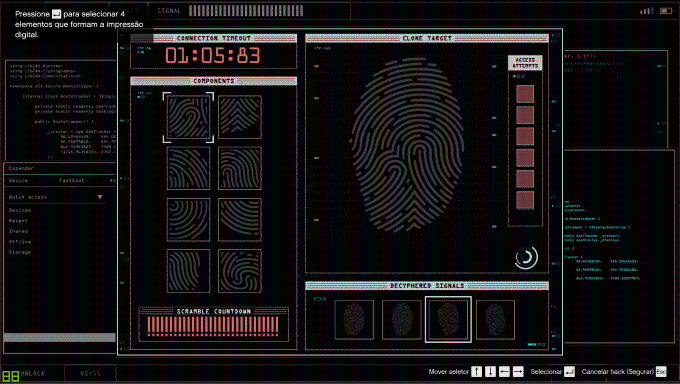
#> input picture making/randomFiles/3.png, 1360 x 768 px (shown at 1/2 size)
$ python answer5.py
#> lines starting #> are read from the running program, lines starting #| are printed output that depends on the picture; after the words box and inside, x2 and y2 are one past the last pixel; in counts of white or black regions, pixels touching at a corner belong together
from PIL import ImageGrab
from PIL import Image # test
from time import sleep	# test
import numpy as np
import cv2

# sleep(2)

def get_imgs_parts(img):
	threshold = img
	# _, threshold = cv2.threshold(img, 30, 255, cv2.THRESH_BINARY)
	contours,hier = cv2.findContours(threshold, cv2.RETR_TREE, cv2.CHAIN_APPROX_NONE)
	# add perimeter to contours
	width, height = img.shape
	per_contours = []
	for i in range(len(contours)):
		cnt = contours[i]
		perimeter = cv2.arcLength(cnt,True)
		if hier[0,i,3] == -1 and perimeter > width//2 and perimeter < width*11//12:
			per_contours.append( (perimeter, cnt) )
	# cv2.drawContours(img, nada, -1, (255,255,255))
	# cv2.imshow('conts', img)
	# cv2.waitKey(0)

	# sort by perimeter
	per_contours.sort(key=(lambda x: x[0]))
	# find the 8 contours with the min difference between
	seq_i = 0
	seq_difference = 9999
	for i in range(len(per_contours)-8):
		difference = per_contours[i+8][0] - per_contours[i][0]
		# divide by the high value, so difference is related to the number
		# otherwise the first values would be the smallest
		difference /= per_contours[i][0]
		if difference < seq_difference:
			seq_i = i
			seq_difference = difference
	# select just the digital rects
	rect_contours = per_contours[seq_i:seq_i+8]
	# remove the perimeter
	for i in range(len(rect_contours)): rect_contours[i] = rect_contours[i][1]

	# draw the contours in the original image # test
	for cnt in rect_contours:
		cv2.drawContours(img, cnt, -1, (200, 200, 0), 2)
	# show the image
	cv2.imshow('Contours', img)
	cv2.waitKey(0)
	cv2.destroyAllWindows()

	# crop without the margin
	imgs_parts = []
	for i in range(len(rect_contours)):
		c = rect_contours[i]
		x,y,w,h = cv2.boundingRect(c)
		# remove the margin
		margin = 6
		x += margin
		y += margin
		w -= margin*2
		h -= margin*2
		# crop
		img_part = img[y:y+h, x:x+w]
		# add (x, y, img)
		imgs_parts.append( (x, y, img_part) )
	# sort by y then by x (y*10 + x)
	imgs_parts.sort(key=(lambda i: i[1]*10 + i[0]))
	# remove the x y
	for i in range(len(imgs_parts)): imgs_parts[i] = imgs_parts[i][2]
	# [8 lines of commented-out code are left out]
	return imgs_parts

def save_seq_file(belongs):
	with open('answers.txt', 'w') as file:
		# start up left
		last_i = 0	# line
		last_j = 0	# column
		for curr_i in range(4):		# each line
			for curr_j in range(2):	# each column
				if belongs[curr_i*2 + curr_j]:
					# see how much it move since last
					move_lines = curr_i - last_i
					move_columns = curr_j - last_j
					# write in file
					for _ in range(move_lines):
						file.write('Down\n')
					if move_columns > 0:
						file.write('Right\n')
					elif move_columns < 0:
						file.write('Left\n')
					# hit enter
					file.write('Enter\n')
					# updates last i and j
					last_i = curr_i
					last_j = curr_j

def main():
	# img = ImageGrab.grab()	# screenshot
	img = Image.open('3.png', 'r')	# test
#> img is the input picture: PIL image 1360x768 RGB; mean R, G, B 20.6, 19.2, 19.3

	# [4 lines of commented-out code are left out]


	img_np = np.array(img) # array obtained from conversion
	frame = cv2.cvtColor(img_np, cv2.COLOR_BGR2GRAY)
	_, frame = cv2.threshold(frame, 34, 255, cv2.THRESH_BINARY) # test
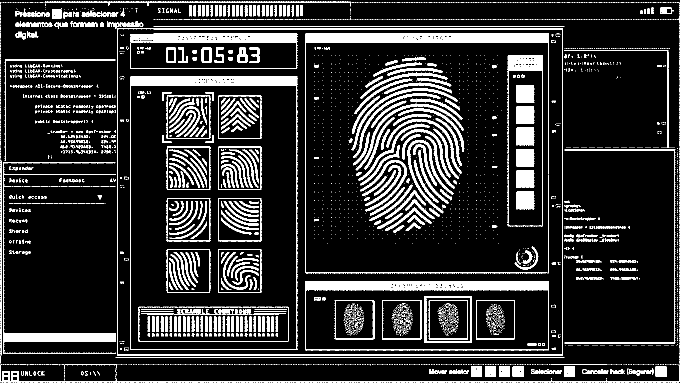
#> frame: shape (768, 1360) (shown at 1/2 size); 15.1% white; 4175 white regions (3662 under 20 px)

	frame = cv2.resize(frame, (1600, 900))
#> frame: shape (900, 1600)
	# frame =  cv2.resize(frame, (1800, 900))

	# crops image in parts and finger
	height, width = frame.shape
#> height = 900; width = 1600
	parts_image = frame[int(height*0.2):int(height*0.8), int(width*0.2):int(width*0.45)]
	finger_image = frame[int(height*0.1):int(height*0.7), int(width*0.45):int(width*0.75)]
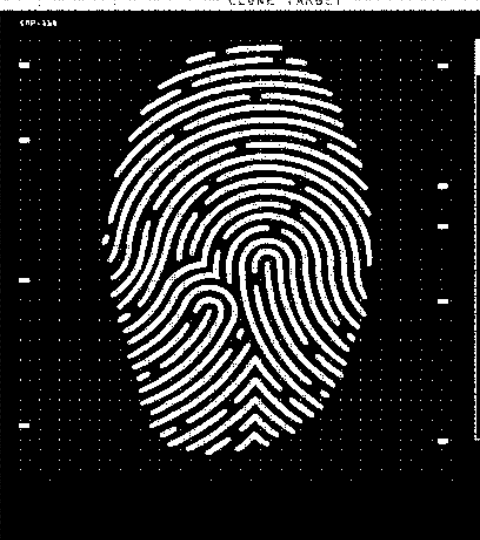
#> finger_image: shape (540, 480); min 0, max 255, mean 43.8
	# cv2.imwrite('finger_image.png', finger_image)	# test

	imgs_parts = get_imgs_parts(parts_image)
#> in get_imgs_parts, `contours,hier = cv2.findContours(threshold, cv2.RETR_TREE, cv2.CHAIN_A..`: contours = 161 contours, 31 with area under 20; largest, box (x1, y1, x2, y2) and area: (71, 283, 176, 387) 10680, (192, 283, 296, 387) 10598, (71, 163, 176, 266) 10575, (71, 43, 176, 146) 10574, (71, 403, 176, 506) 10568
#> the loop in get_imgs_parts, `for i in range(len(contours)):` made 161 passes
#> perimeter on passes 1 to 3: 725.7, 129.8, 408.8
#> after the loop in get_imgs_parts, `for i in range(len(contours)):`: per_contours = 8 items
#> after the loop in get_imgs_parts, `for i in range(len(per_contours)-8):`: seq_difference = 9999; seq_i = 0
#> in get_imgs_parts, `rect_contours = per_contours[seq_i:seq_i+8]`: rect_contours = 8 items
#> the loop in get_imgs_parts, `for i in range(len(rect_contours)): rect_contours[i] = rect_contours[i..` made 8 passes
#> after the loop in get_imgs_parts, `for i in range(len(rect_contours)): rect_contours[i] = rect_contours[i..`: rect_contours = 8 contours; box (x1, y1, x2, y2) and area: (71, 283, 176, 387) 10680, (192, 283, 296, 387) 10598, (71, 163, 176, 266) 10575, (71, 43, 176, 146) 10574, (71, 403, 176, 506) 10568, (192, 403, 296, 506) 10504, (192, 43, 296, 146) 10504, (192, 163, 296, 266) 10502
#> the loop in get_imgs_parts, `for cnt in rect_contours:` made 8 passes
#> after the loop in get_imgs_parts, `for cnt in rect_contours:`:
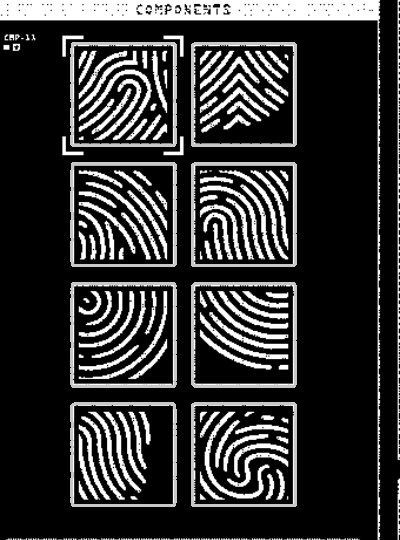
#> img: shape (540, 400); min 0, max 255, mean 51.1
#> the loop in get_imgs_parts, `for i in range(len(rect_contours)):` made 8 passes
#> (x, y, w, h) on passes 1 to 8: (198, 49, 92, 91), (198, 409, 92, 91), (198, 169, 92, 91), (198, 289, 92, 92), (77, 169, 93, 91), (77, 409, 93, 91), (77, 49, 93, 91), (77, 289, 93, 92)
#> pass 1, in get_imgs_parts, `img_part = img[y:y+h, x:x+w]`:
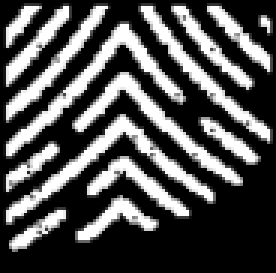
#> img_part: shape (91, 92) (shown 3 times larger); min 0, max 255, mean 81.4
#> pass 3, in get_imgs_parts, `img_part = img[y:y+h, x:x+w]`:
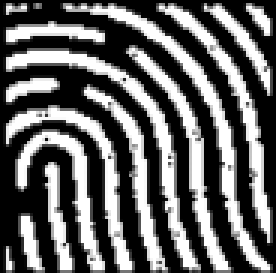
#> img_part: shape (91, 92) (shown 3 times larger); min 0, max 255, mean 101.4
#> after the loop in get_imgs_parts, `for i in range(len(rect_contours)):`: imgs_parts = 8 items
#> the loop in get_imgs_parts, `for i in range(len(imgs_parts)): imgs_parts[i] = imgs_parts[i][2]` made 8 passes
#> imgs_parts = 8 items

	belongs = [False for _ in range(len(imgs_parts))]
#> belongs = [False, False, False, False, False, False, False, False]
	for i in range(len(imgs_parts)):
		im_part = imgs_parts[i]
		cv2.imshow('impart'+str(i), im_part)
		template = finger_image
		result = cv2.matchTemplate(im_part, template, cv2.TM_SQDIFF_NORMED)
		# We want the minimum squared difference
		mn,_,mnLoc,_ = cv2.minMaxLoc(result)

		if mnLoc != (0,0):
			belongs[i] = True
#> this loop made 8 passes
#> (mn, mnLoc) on passes 1 to 8: (0.963, (163, 268)), (1, (0, 0)), (0.981, (295, 150)), (0.948, (248, 231)), (1, (0, 0)), (1, (0, 0)), (0.967, (305, 232)), (0.975, (157, 180))
#> pass 1, in main, `im_part = imgs_parts[i]`:
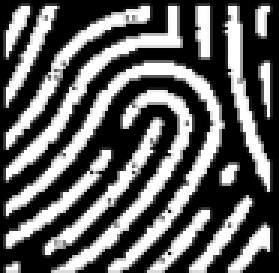
#> im_part: shape (91, 93) (shown 3 times larger); min 0, max 255, mean 98.3
#> pass 3, in main, `im_part = imgs_parts[i]`:
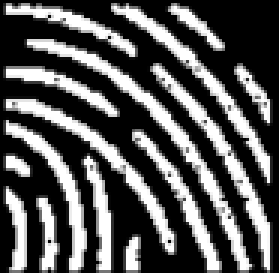
#> im_part: shape (91, 93) (shown 3 times larger); min 0, max 255, mean 86.9
#> after the loop, belongs = [True, False, True, True, False, False, True, True]

	# 	# Draw the rectangle:
	# 	# Extract the coordinates of our best match
	# 	MPx,MPy = mnLoc
	# 	# Step 2: Get the size of the template. This is the same size as the match.
	# 	trows,tcols = im_part.shape[:2]
	# 	# Step 3: Draw the rectangle on large_image
	# 	cv2.rectangle(template, (MPx,MPy),(MPx+tcols,MPy+trows),(200,250,255),2)
	# 	print(mnLoc)
	# # Display the original image with the rectangle around the match.
	# cv2.imshow('output'+str(i),template)
	# # The image is only displayed if we call this
	# cv2.waitKey(0)

	print(belongs)
#| [True, False, True, True, False, False, True, True]

	# finish finding images
	save_seq_file(belongs)


# def main():
# 	# img = ImageGrab.grab()	# screenshot
# 	img = Image.open('1.png', 'r')	# test
#
# 	img = img.resize((1200,700))
# 	# img = img.resize((1000,700))
# 	img_np = np.array(img) # array obtained from conversion
# 	frame = cv2.cvtColor(img_np, cv2.COLOR_BGR2GRAY)
# 	_, frame = cv2.threshold(frame, 30, 255, cv2.THRESH_BINARY) # test
#
# 	# crops image in parts and finger
# 	height, width = frame.shape
# 	parts_image = frame[int(height*0.2):int(height*0.8), int(width*0.2):int(width*0.45)]
# 	finger_image = frame[int(height*0.1):int(height*0.7), int(width*0.45):int(width*0.75)]
# 	# cv2.imwrite('finger_image.png', finger_image)	# test
#
# 	imgs_parts = get_imgs_parts(parts_image)
#
# 	belongs = [False for _ in range(len(imgs_parts))]
# 	for i in range(len(imgs_parts)):
# 		im_part = imgs_parts[i]
# 		template = finger_image
# 		result = cv2.matchTemplate(im_part, template, cv2.TM_SQDIFF_NORMED)
# 		# We want the minimum squared difference
# 		mn,_,mnLoc,_ = cv2.minMaxLoc(result)
#
# 		if mnLoc != (0,0):
# 			belongs[i] = True
#
# 		# Draw the rectangle:
# 		# Extract the coordinates of our best match
# 		MPx,MPy = mnLoc
# 		# Step 2: Get the size of the template. This is the same size as the match.
# 		trows,tcols = im_part.shape[:2]
# 		# Step 3: Draw the rectangle on large_image
# 		cv2.rectangle(template, (MPx,MPy),(MPx+tcols,MPy+trows),(200,250,255),2)
# 		print(mnLoc)
# 		# Display the original image with the rectangle around the match.
# 		cv2.imshow('output'+str(i),template)
# 		# The image is only displayed if we call this
# 		cv2.waitKey(0)
#
# 	# finish finding images
# 	save_seq_file(belongs)

# sleep(2)	# test
main()
